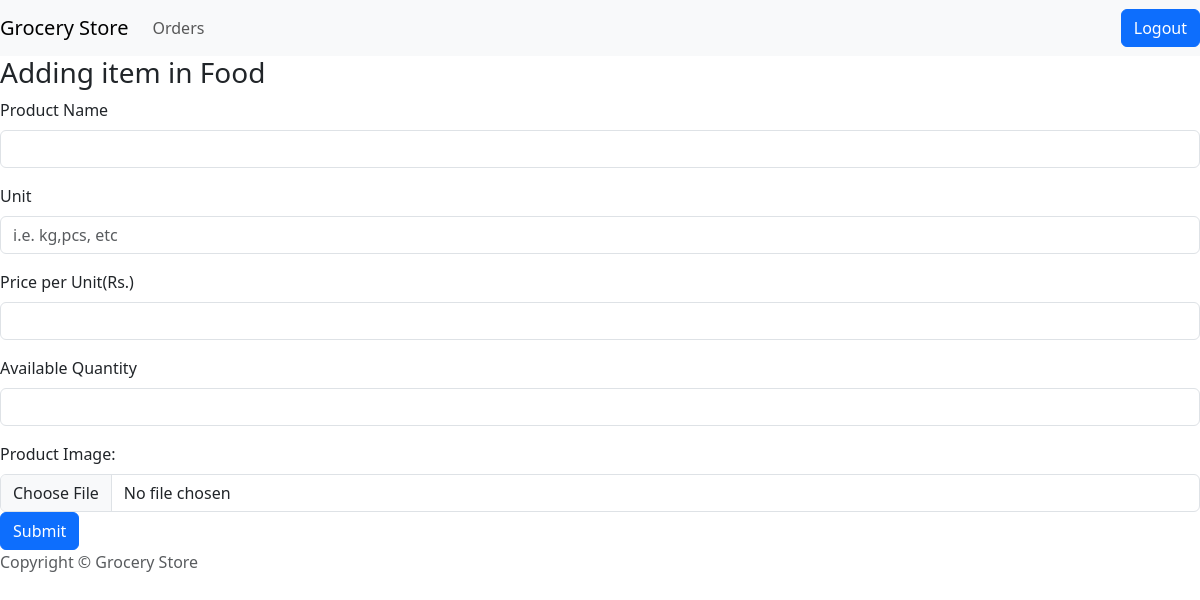
The app's page /additem/1, older data.
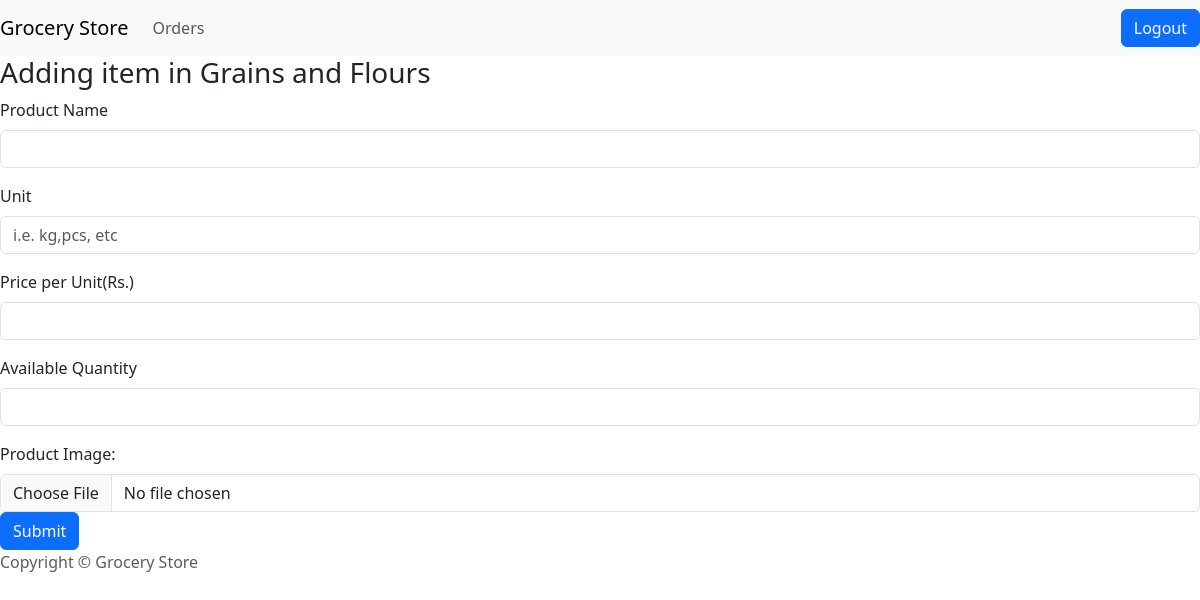
The same page, newer data.
### dbmodel.py (models this page shows)
class Category(db.Model):
    cid = db.Column(db.Integer, primary_key=True, nullable=False)
    name = db.Column(db.String(30), nullable=False)
    pro= db.relationship('Product', backref ="cat", cascade='all, delete-orphan')

### app.py (the view, shortened to what this page needs)
@app.route("/additem/<int:cno>",methods=['GET', 'POST'])
def additem(cno):
    cat= Category.query.get(cno)
    return render_template('additem.html',cat=cat)

### templates/additem.html
{% extends "layout.html" %}
{% block body %}
<h3>Adding item in {{cat.name}}</h3>
<form action="/additem/{{cat.cid}}" method="post" enctype="multipart/form-data">
    <div class="mb-3">
        <label for="name" class="form-label">Product Name</label>
        <input type="text" class="form-control" id="name" name="name">
    </div>
    <div class="mb-3">
        <label for="unit" class="form-label">Unit</label>
        <input type="text" class="form-control" id="unit" name="unit" placeholder="i.e. kg,pcs, etc">
    </div>
    <div class="mb-3">
        <label for="peach" class="form-label">Price per Unit(Rs.)</label>
        <input type="number" class="form-control" id="peach" name="peach">
    </div>
    <div class="mb-3">
        <label for="quantity" class="form-label">Available Quantity</label>
        <input type="text" class="form-control" id="quantity" name="quantity">
    </div>
    <div>
        <label for="file" class="form-label">Product Image:</label>
        <input type="file" class="form-control" name="file">
    </div>
    <input class="btn btn-primary" type="submit" value="Submit">
</form>
{% endblock %}

Row changes from the older to the newer data that the page shows:
changed Category: name "Food" → "Grains and Flours"
